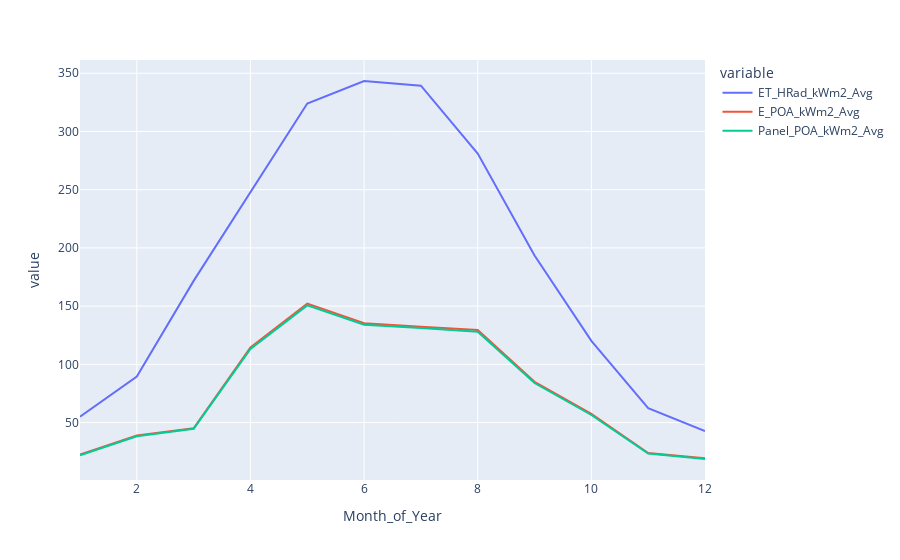

Write notebook code for a chart like this one.
### Code cell
px.line(pv_model.summary_grouped.monthly[["ET_HRad_kWm2_Avg", "E_POA_kWm2_Avg", "Panel_POA_kWm2_Avg"]])

### Figure 1 — Plotly figure (JSON) as saved in the notebook; plotly's stock layout.template omitted (floating-point values rounded to 4 significant figures)
{"data": [{"hovertemplate": "variable=ET_HRad_kWm2_Avg<br>Month_of_Year=%{x}<br>value=%{y}<extra></extra>", "legendgroup": "ET_HRad_kWm2_Avg", "line": {"color": "#636efa", "dash": "solid"}, "marker": {"symbol": "circle"}, "mode": "lines", "name": "ET_HRad_kWm2_Avg", "orientation": "v", "showlegend": true, "type": "scatter", "x": [1, 2, 3, 4, 5, 6, 7, 8, 9, 10, 11, 12], "xaxis": "x", "y": [55.03, 89.61, 171.7, 247.7, 324.1, 343.3, 339.3, 281.0, 193.5, 120.2, 62.41, 42.78], "yaxis": "y"}, {"hovertemplate": "variable=E_POA_kWm2_Avg<br>Month_of_Year=%{x}<br>value=%{y}<extra></extra>", "legendgroup": "E_POA_kWm2_Avg", "line": {"color": "#EF553B", "dash": "solid"}, "marker": {"symbol": "circle"}, "mode": "lines", "name": "E_POA_kWm2_Avg", "orientation": "v", "showlegend": true, "type": "scatter", "x": [1, 2, 3, 4, 5, 6, 7, 8, 9, 10, 11, 12], "xaxis": "x", "y": [22.58, 39.02, 45.05, 114.4, 152.2, 135.3, 132.4, 129.5, 85.02, 57.56, 23.88, 19.34], "yaxis": "y"}, {"hovertemplate": "variable=Panel_POA_kWm2_Avg<br>Month_of_Year=%{x}<br>value=%{y}<extra></extra>", "legendgroup": "Panel_POA_kWm2_Avg", "line": {"color": "#00cc96", "dash": "solid"}, "marker": {"symbol": "circle"}, "mode": "lines", "name": "Panel_POA_kWm2_Avg", "orientation": "v", "showlegend": true, "type": "scatter", "x": [1, 2, 3, 4, 5, 6, 7, 8, 9, 10, 11, 12], "xaxis": "x", "y": [21.96, 38.24, 44.68, 113.2, 150.7, 134.0, 131.2, 128.1, 83.97, 56.53, 23.39, 18.73], "yaxis": "y"}], "layout": {"legend": {"title": {"text": "variable"}, "tracegroupgap": 0}, "margin": {"t": 60}, "xaxis": {"anchor": "y", "domain": [0, 1], "title": {"text": "Month_of_Year"}}, "yaxis": {"anchor": "x", "domain": [0, 1], "title": {"text": "value"}}}}
